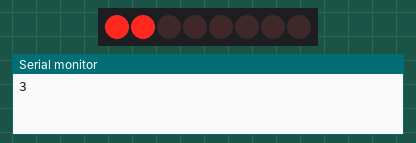
A sketch run on a simulated Arduino Uno, built with avr-gcc and run on an emulated ATmega328P. Parts: 8 shift-register outputs drawn as a row of LEDs (first output left, lit = HIGH), the last lines printed to the serial monitor. Wiring (inferred from the names in the program): shift register (74HC595): data pin 11; shift clock pin 12; latch pin 8. Wiring (inferred from the signals the program sends): row of LEDs: on Q0, Q1, Q2, Q3, Q4, Q5, Q6, Q7.

Above: at 0.5 s.
At 3.5 s:
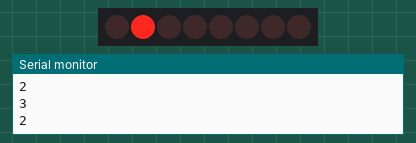
Timing chart, 0 to 4.6 s (numbered marks = the images above):
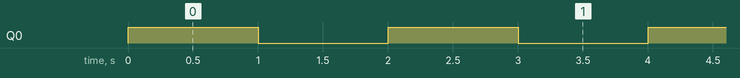

Measured:
- by itself, Q0: alternates HIGH for 1.0 s and LOW for 1.0 s

The sketch:

arduino-micro-coil.ino
```cpp
int latchPin = 8;
int clockPin = 12;
int dataPin = 11;

void setup() {
  //set pins to output so you can control the shift register
  pinMode(latchPin, OUTPUT);
  pinMode(clockPin, OUTPUT);
  pinMode(dataPin, OUTPUT);

  Serial.begin(9600);
}

void loop() {
  digitalWrite(latchPin, LOW);
  shiftOut(dataPin, clockPin, MSBFIRST, 3);
  digitalWrite(latchPin, HIGH);
  Serial.println(3);

  delay(1000);

  digitalWrite(latchPin, LOW);
  shiftOut(dataPin, clockPin, MSBFIRST, 2);
  digitalWrite(latchPin, HIGH);
  Serial.println(2);

  delay(1000);

}
```
